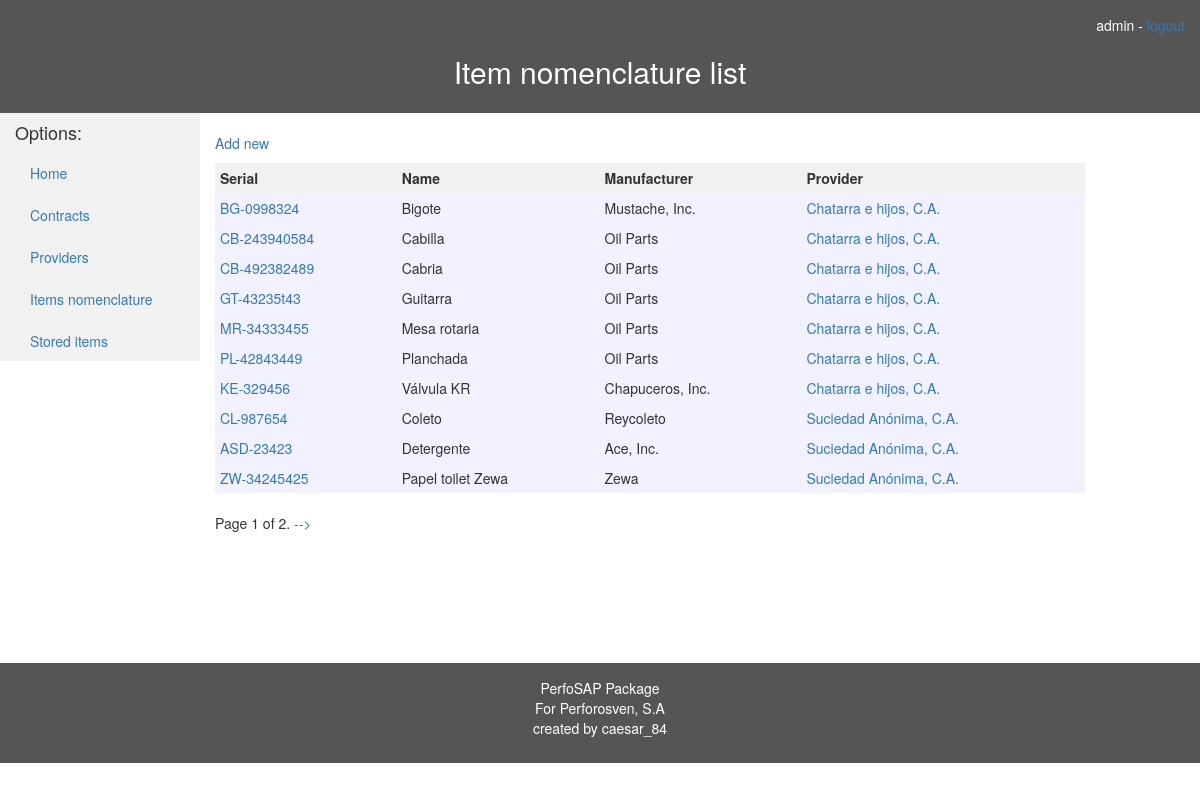
Screenshot of /almacen/items/ (signed in) with the database file from the repository.
### almacen/models.py (models this page shows, shortened)
class Item(models.Model):
    name = models.CharField(max_length=100, help_text="Name")
    serial = models.CharField(max_length=50, help_text="Serial No.")
    manufacturer = models.CharField(max_length=50, help_text="Manufacturer")
    provider = models.ForeignKey(Provider)
    class Meta:
        ordering = ["provider", "name"]

class LegalEntity(models.Model):
    name = models.CharField(max_length=100, help_text="Name")
    rif = models.CharField(max_length=11, help_text="RIF")
    address = models.TextField(help_text="Address")
    phone_num = models.CharField(max_length=15, help_text="Phone number")

### almacen/views.py (the view)
@method_decorator(login_required, name='dispatch')
class ItemListView(generic.ListView):
    model = Item
    paginate_by = 10

### almacen/templates/almacen/item_list.html (shortened to what this page needs)
{% extends 'base_template.html' %}
{% block header %}
    <h2 id="center">Item nomenclature list </h2>
{% endblock %}
{% block content %}
    <p><a href="{% url 'almacen:new-item' %}">Add new</a></p>
	{% if item_list %}
		<table style="width:100%">
			<tr>
				<th>Serial</th>
				<th>Name</th>
				<th>Manufacturer</th>
				<th>Provider</th>
			</tr>
			{% for item in item_list %}
			<tr>
				<td>
				<a href="{% url 'almacen:item-detail' item.pk%}"> {{ item.serial }} </a>
				</td>
				<td>{{ item.name }}</td>
				<td>{{ item.manufacturer }}</td>
				<td>
                    <a href="{% url 'almacen:provider-detail' item.provider.pk %}"> {{ item.provider.name }} </a>
                </td>
			</tr>
			{% endfor %}
		</table>
        {% if is_paginated %}
            <div class="pagination">
                <span class="page-links">
                    <span class="current">
                        Page {{page_obj.number }} of {{ page_obj.paginator.num_pages }}.
                    </span>
                    {% if page_obj.has_next %}
                        <a href="?page={{ page_obj.next_page_number }}">--></a>
                    {% endif %}
                </span>
            </div>
         {% endif %}
	{% endif %}
{% endblock %}

### almacen/templates/base_template.html (shortened to what this page needs)
<!DOCTYPE html>
<html lang="en">
<head>
    <link rel="stylesheet" href="https://maxcdn.bootstrapcdn.com/bootstrap/3.3.7/css/bootstrap.min.css"/>
    {% load static %}
    <link rel="stylesheet" href="{% static 'css/styles.css' %}">
</head>
<body>
<header id="center">
    <div style="text-align: right">
        {% if user.is_authenticated %}
            {{ user.get_username }}
            -
            <a href="{% url 'logout' %}?next={{ request.path }}">logout</a>
        {% else %}
            <p><a href="{% url 'login' %}?next={{ request.path }}">Login</a></p>
        {% endif %}
        {% block header %} {% endblock %}
    </div>
</header>
<div class="container-fluid">
    <div class="content">
        <div class="row">
            <div class="col-sm-2 sidenav">
                <h4>Options: </h4>
                {% block sidebar %}
                    <ul class="nav nav-pills nav-stacked">
                        <li><a href="{% url 'almacen:index' %}">Home</a></li>
                        <li><a href="{% url 'almacen:contracts' %}">Contracts</a></li>
                        <li><a href="{% url 'almacen:providers' %}">Providers</a></li>
                        <li><a href="{% url 'almacen:items' %}">Items nomenclature</a></li>
                        <li><a href="{% url 'almacen:storeditems' %}">Stored items</a></li>
                    </ul>
                {% endblock %}
            </div>
            <div class="col-sm-9 ">
                <br>
                {% block content %}{% endblock %}
            </div>
        </div>
    </div>
</div>
<footer id="center" class="container-fluid">
    <p>
        PerfoSAP Package<br>
        For Perforosven, S.A<br>
        created by caesar_84
    </p>
</footer>
</body>
</html>

### almacen/static/css/styles.css (style rules this page uses)
header, footer { background-color: #555; color: white; padding: 15px; }
.sidenav { background-color: #f1f1f1; height: 100%; }
.content { height: 550px }
#center { text-align: center }
th, td { padding: 5px }
th { background-color:#f1f1f1 }
tr { background-color:#f1f1ff }

### rows the page displays
Item: serial "BG-0998324", name "Bigote", manufacturer "Mustache, Inc.", provider.name "Chatarra e hijos, C.A."
Item: serial "CB-243940584", name "Cabilla", manufacturer "Oil Parts", provider.name "Chatarra e hijos, C.A."
Item: serial "CB-492382489", name "Cabria", manufacturer "Oil Parts", provider.name "Chatarra e hijos, C.A."
Item: serial "GT-43235t43", name "Guitarra", manufacturer "Oil Parts", provider.name "Chatarra e hijos, C.A."
Item: serial "MR-34333455", name "Mesa rotaria", manufacturer "Oil Parts", provider.name "Chatarra e hijos, C.A."
Item: serial "PL-42843449", name "Planchada", manufacturer "Oil Parts", provider.name "Chatarra e hijos, C.A."
Item: serial "KE-329456", name "Válvula KR", manufacturer "Chapuceros, Inc.", provider.name "Chatarra e hijos, C.A."
Item: serial "CL-987654", name "Coleto", manufacturer "Reycoleto", provider.name "Suciedad Anónima, C.A."
Item: serial "ASD-23423", name "Detergente", manufacturer "Ace, Inc.", provider.name "Suciedad Anónima, C.A."
Item: serial "ZW-34245425", name "Papel toilet Zewa", manufacturer "Zewa", provider.name "Suciedad Anónima, C.A."

### other values shown
{{ user.get_username }} "admin"
{{ page_obj.number }} "1"
{{ page_obj.paginator.num_pages }} "2"
